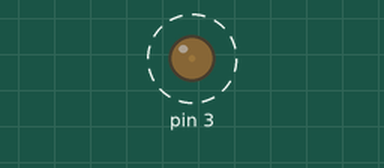
The sketch below on a simulated Arduino Uno, built with avr-gcc and run on an emulated ATmega328P. On the bench: output pins drawn as LEDs (lit = HIGH). Dashed ring = blinking.

Above: at 0.05 s.
Timing chart, 0 to 5.5 s (numbered marks = the images above):
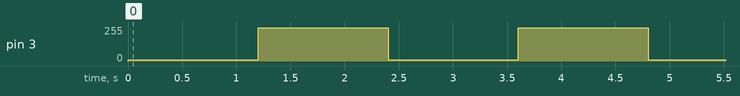

The sketch:

sketch_oct09b.ino
```cpp
void setup() {
  // put your setup code here, to run once:

  pinMode(3, OUTPUT);
  digitalWrite(3, 255);

}

void loop() {
  // put your main code here, to run repeatedly:

  analogWrite(3, 10);
  delay(1200);
  analogWrite(3, 250);
  delay(1200);

}
```

Measured:
- by itself, pin 3: alternates 250/255 for 1.2 s and 10/255 for 1.2 s
